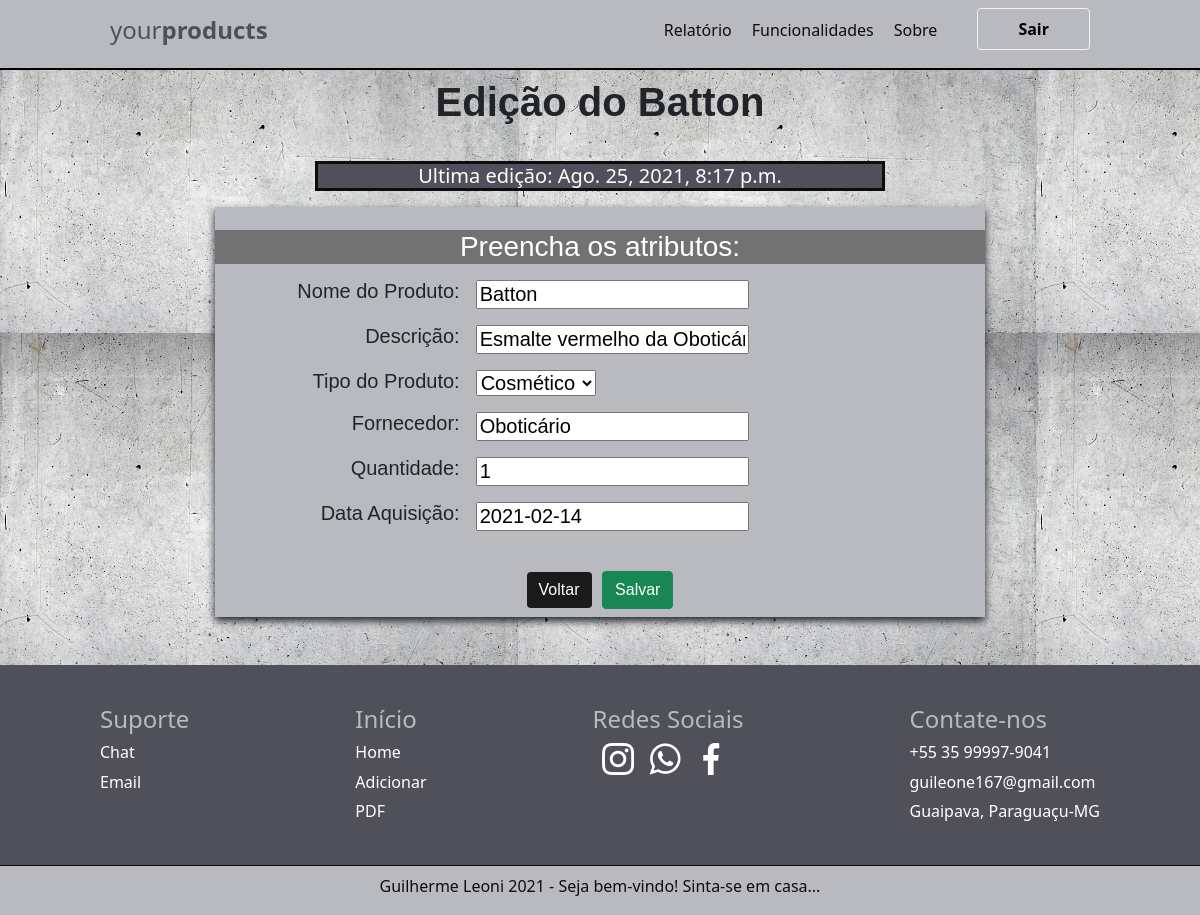
/edit/32/ (signed in), run on an earlier commit of the app's database.
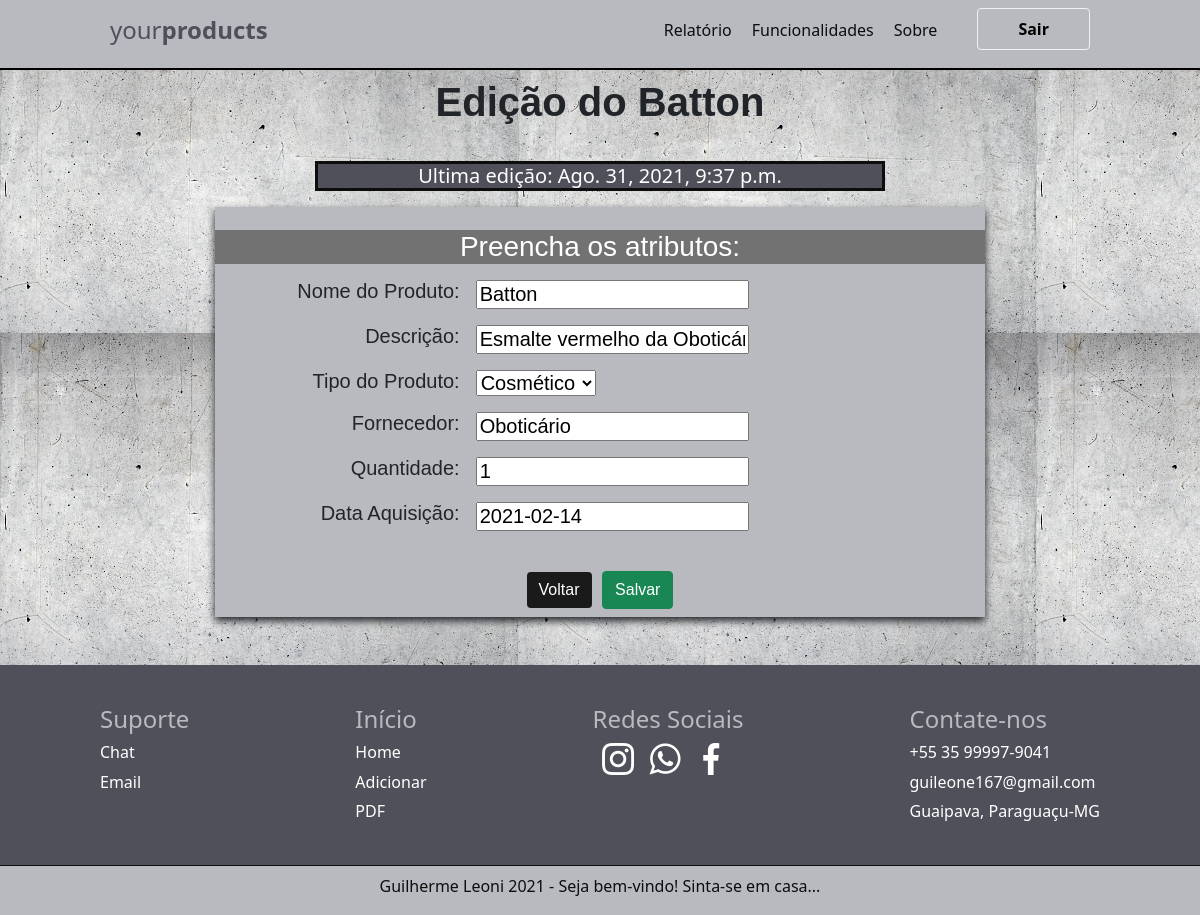
And on a later commit of the database.
### produto/models.py (models this page shows, shortened)
class produto(models.Model):
    STATUS = (
        ('', 'Selecione:'),
        ('Cosmético', 'Cosmético'),
        ('Industrial', 'Industrial'),
        ('Alimentício', 'Alimentício'),
    )
    ESTADOS = (
        ('Disponível', 'Disponível'),
        ('Vendido', 'Vendido'),
    )
    nome = models.CharField(max_length=100)
    tipo = models.CharField(
        max_length=100,
        choices=STATUS,
        )
    descricao = models.CharField(max_length=100)#textfild
    data = models.DateField()
    fornecedor = models.CharField(max_length=100)
    quantidade = models.IntegerField(max_length=100)
    estado = models.CharField(
        max_length=12,
        choices=ESTADOS,
        )
    criado_em = models.DateTimeField(auto_now_add=True)
    editado_em = models.DateTimeField(auto_now=True)

### produto/views.py (the view)
# urls.py: path('edit/<int:pk>/', edit, name='edit'),
@login_required()
def edit(request, pk):
    data = {}
    data['rc'] = produto.objects.all().order_by('-criado_em')[:5]
    data['re'] = produto.objects.all().order_by('-editado_em')[:5]
    data['db'] = produto.objects.get(pk=pk)
    data['form'] = produtoForm(instance=data['db'])
    return render(request, 'produtos/form.html', data)

### produto/forms.py
class produtoForm(ModelForm):
    class Meta:
        model = produto
        fields = ['nome', 'tipo', 'descricao', 'fornecedor','quantidade', 'data']

### produto/templates/produtos/form.html (shortened to what this page needs)
{% extends 'base.html' %}
{% block content%}
    <div class="col-6 m-auto pt-2 pb-2 text-center">
        {% if db%}
            <h1>Edição do {{db.nome}}</h1>
        {% else %}
            <h1>Cadastro</h1>
        {% endif %}
    </div>
    {% if db %}
        <div class="col-6 pt-2 pb-2 text-center" id="div-edicao">
            <h3 id="edicao">Ultima edição: {{db.editado_em}}</h3>
        </div>
    {% endif %}
    <div class="col-8 pb-5 text-center" id="form-items">
        <div id="result">
            <form name="form" id="form" action="{% if db %}/update/{{db.id}}/{% else %}/create/{% endif %}" method="post">
                <br>
                <h3>Preencha os atributos: </h3>
                <div class="row">
                    <div class="col-4 p-2 text-end">
                        Nome do Produto:
                    </div>
                    <div class="col-8 p-2 text-start">
                        {{form.nome}}
                    </div>
                </div>
                <div class="row">
                    <div class="col-4 p-2 text-end">
                        Descrição:
                    </div>
                    <div class="col-8 p-2 text-start">
                        {{form.descricao}}
                    </div>
                </div>
                <div class="row">
                    <div class="col-4 p-2 text-end">
                        Tipo do Produto:
                    </div>
                    <div class="col-8 p-2 text-start">
                        {{form.tipo}}
                    </div>
                </div>
                <div class="row">
                    <div class="col-4 p-2 text-end">
                        Fornecedor:
                    </div>
                    <div class="col-8 p-2 text-start">
                        {{form.fornecedor}}
                    </div>
                </div>
                <div class="row">
                    <div class="col-4 p-2 text-end">
                        Quantidade:
                    </div>
                    <div class="col-8 p-2 text-start">
                        {{form.quantidade}}
                    </div>
                </div>
                <div class="row">
                    <div class="col-4 p-2 text-end">
                        Data Aquisição:
                    </div>
                    <div class="col-8 p-2 text-start">
                        {{form.data}}
                    </div>
                </div>
                <div class="p-2">
                    <a  href="javascript:void(0)" onClick="history.go(-1); return false;" class="btn btn-info mt-4">Voltar</a>
                    <input type="submit" class="btn btn-success mt-4" id="salvar" value="Salvar">
                </div>
            </form>
        </div>
    </div>
{% endblock %}

What changed in the data, as far as the page shows it:
changed produto "Batton": editado_em "Ago. 25, 2021, 8:17 p.m." → "Ago. 31, 2021, 9:37 p.m."
